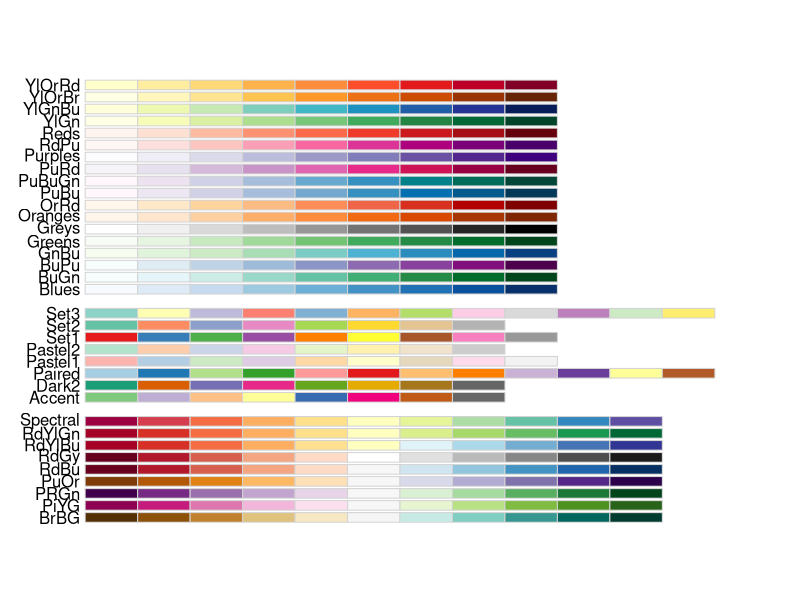
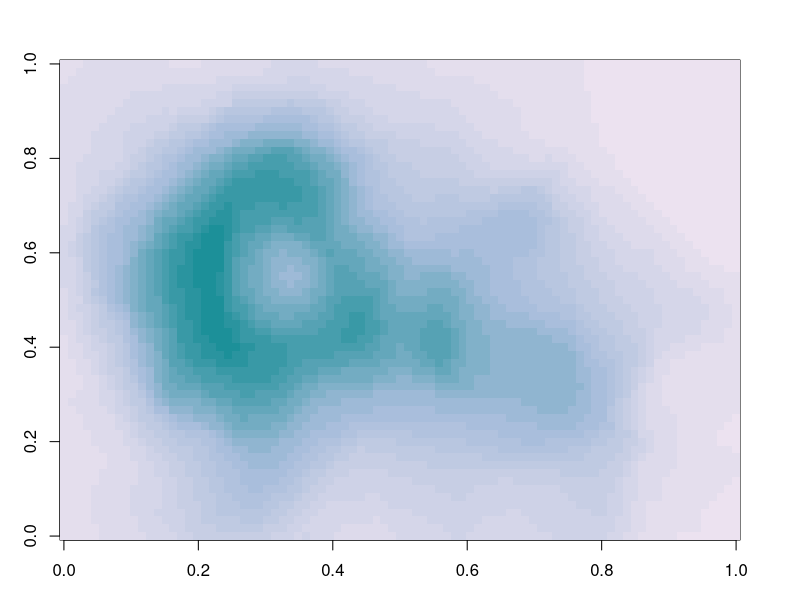
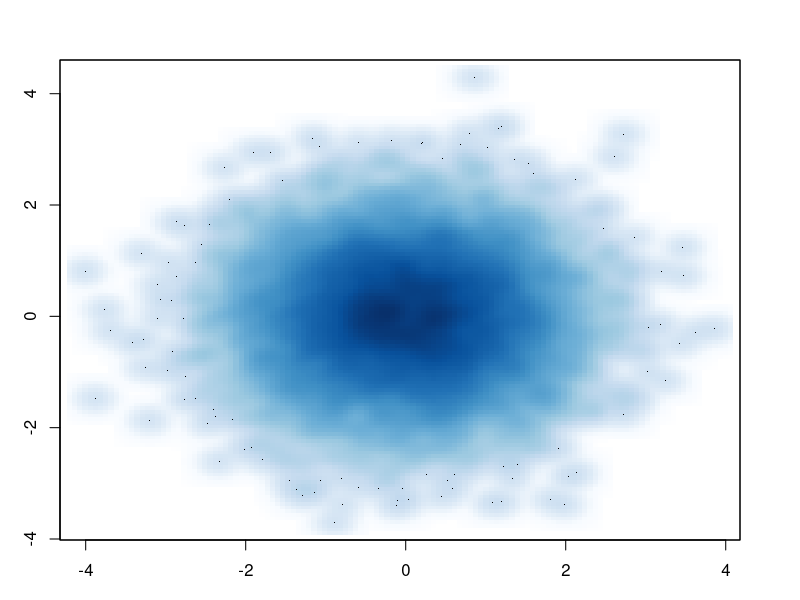
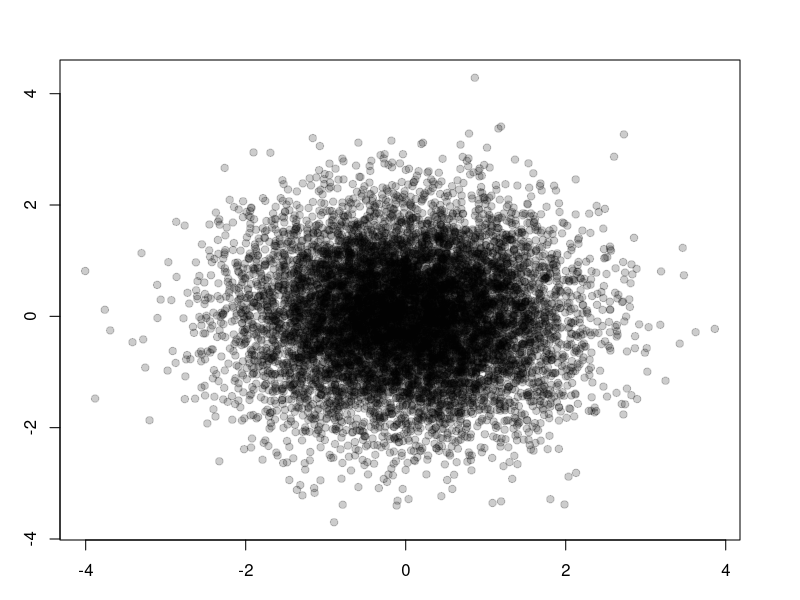

Recreate these plots in R, in order.
library(RColorBrewer)
par(mar=rep(3,4))
display.brewer.all()

#incoorperation of RColorbrewer and colorRampPalette
cols <- brewer.pal(3, "PuBuGn")
cols
pal <- colorRampPalette(cols)
image(volcano, col = pal(20))

#smoothScatter funcion: when too many points are plot and overlap with each other
x <- rnorm(10000)
y <- rnorm(10000)
smoothScatter(x, y)

#transparency
plot(x, y, col = rgb(0,0,0,0.2), pch = 19)
